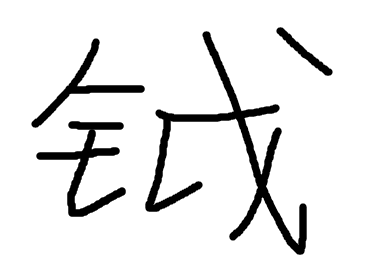
#> input picture OpenCV/src/yue.png, 375 x 271 px
$ python ColorInverse.py
#> lines starting #> are read from the running program, lines starting #| are printed output that depends on the picture; after the words box and inside, x2 and y2 are one past the last pixel; in counts of white or black regions, pixels touching at a corner belong together
import cv2
from matplotlib import pyplot as plt


img = cv2.imread('../src/yue.png', 1)
#> img is the input picture: shape (271, 375, 3); min 0, max 255, mean 232.4
ret, dst = cv2.threshold(img, 127, 255, cv2.THRESH_BINARY_INV)
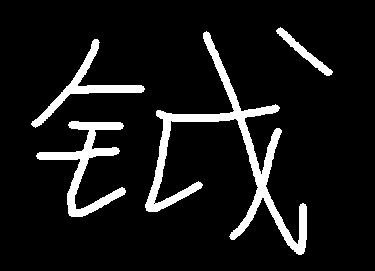
#> dst: shape (271, 375, 3); 9.1% white; 4 white regions, box (x1, y1, x2, y2) and area: (145, 31, 307, 255) 5103, (36, 121, 126, 217) 2180, (31, 39, 145, 128) 1390, (276, 27, 333, 76) 531

plt.subplot(121), plt.imshow(img), plt.title('Original Image')
plt.xticks([]), plt.yticks([])
plt.subplot(122), plt.imshow(dst), plt.title('Threshold Binary Inv')
plt.xticks([]), plt.yticks([])
plt.show()
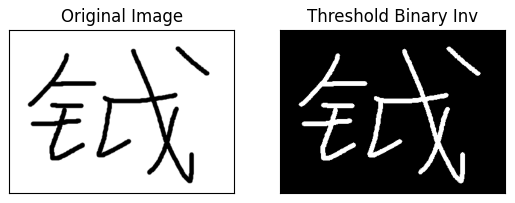
#> figure drawn by matplotlib, 2 panels

cv2.imwrite('../src/yue_reverse.png', dst)
